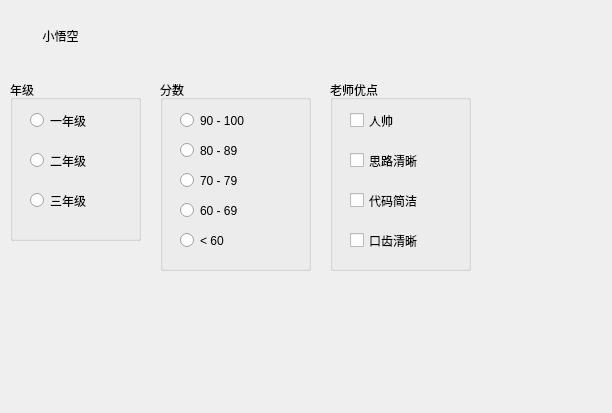
<?xml version="1.0" encoding="UTF-8"?>
<ui version="4.0">
 <class>Widget</class>
 <widget class="QWidget" name="Widget">
  <property name="geometry">
   <rect>
    <x>0</x>
    <y>0</y>
    <width>612</width>
    <height>413</height>
   </rect>
  </property>
  <property name="windowTitle">
   <string>Widget</string>
  </property>
  <widget class="QToolButton" name="toolButton">
   <property name="geometry">
    <rect>
     <x>10</x>
     <y>10</y>
     <width>101</width>
     <height>51</height>
    </rect>
   </property>
   <property name="text">
    <string>小悟空</string>
   </property>
   <property name="iconSize">
    <size>
     <width>32</width>
     <height>32</height>
    </size>
   </property>
   <property name="toolButtonStyle">
    <enum>Qt::ToolButtonTextBesideIcon</enum>
   </property>
   <property name="autoRaise">
    <bool>true</bool>
   </property>
  </widget>
  <widget class="QGroupBox" name="groupBox">
   <property name="geometry">
    <rect>
     <x>10</x>
     <y>80</y>
     <width>131</width>
     <height>161</height>
    </rect>
   </property>
   <property name="title">
    <string>年级</string>
   </property>
   <widget class="QRadioButton" name="rB_grade1">
    <property name="geometry">
     <rect>
      <x>20</x>
      <y>30</y>
      <width>101</width>
      <height>21</height>
     </rect>
    </property>
    <property name="text">
     <string>一年级</string>
    </property>
   </widget>
   <widget class="QRadioButton" name="rB_grade2">
    <property name="geometry">
     <rect>
      <x>20</x>
      <y>70</y>
      <width>101</width>
      <height>21</height>
     </rect>
    </property>
    <property name="text">
     <string>二年级</string>
    </property>
   </widget>
   <widget class="QRadioButton" name="rB_grade3">
    <property name="geometry">
     <rect>
      <x>20</x>
      <y>110</y>
      <width>101</width>
      <height>21</height>
     </rect>
    </property>
    <property name="text">
     <string>三年级</string>
    </property>
   </widget>
  </widget>
  <widget class="QGroupBox" name="groupBox_2">
   <property name="geometry">
    <rect>
     <x>160</x>
     <y>80</y>
     <width>151</width>
     <height>191</height>
    </rect>
   </property>
   <property name="title">
    <string>分数</string>
   </property>
   <widget class="QRadioButton" name="rB_score1">
    <property name="geometry">
     <rect>
      <x>20</x>
      <y>30</y>
      <width>111</width>
      <height>21</height>
     </rect>
    </property>
    <property name="text">
     <string>90 - 100</string>
    </property>
   </widget>
   <widget class="QRadioButton" name="rB_score2">
    <property name="geometry">
     <rect>
      <x>20</x>
      <y>60</y>
      <width>111</width>
      <height>21</height>
     </rect>
    </property>
    <property name="text">
     <string>80 - 89</string>
    </property>
   </widget>
   <widget class="QRadioButton" name="rB_score3">
    <property name="geometry">
     <rect>
      <x>20</x>
      <y>90</y>
      <width>111</width>
      <height>21</height>
     </rect>
    </property>
    <property name="text">
     <string>70 - 79</string>
    </property>
   </widget>
   <widget class="QRadioButton" name="rB_score4">
    <property name="geometry">
     <rect>
      <x>20</x>
      <y>120</y>
      <width>111</width>
      <height>21</height>
     </rect>
    </property>
    <property name="text">
     <string>60 - 69</string>
    </property>
   </widget>
   <widget class="QRadioButton" name="rB_score5">
    <property name="geometry">
     <rect>
      <x>20</x>
      <y>150</y>
      <width>111</width>
      <height>21</height>
     </rect>
    </property>
    <property name="text">
     <string>&lt; 60</string>
    </property>
   </widget>
  </widget>
  <widget class="QGroupBox" name="groupBox_3">
   <property name="geometry">
    <rect>
     <x>330</x>
     <y>80</y>
     <width>141</width>
     <height>191</height>
    </rect>
   </property>
   <property name="title">
    <string>老师优点</string>
   </property>
   <widget class="QCheckBox" name="checkBox">
    <property name="geometry">
     <rect>
      <x>20</x>
      <y>30</y>
      <width>101</width>
      <height>21</height>
     </rect>
    </property>
    <property name="text">
     <string>人帅</string>
    </property>
   </widget>
   <widget class="QCheckBox" name="checkBox_2">
    <property name="geometry">
     <rect>
      <x>20</x>
      <y>70</y>
      <width>101</width>
      <height>21</height>
     </rect>
    </property>
    <property name="text">
     <string>思路清晰</string>
    </property>
   </widget>
   <widget class="QCheckBox" name="checkBox_3">
    <property name="geometry">
     <rect>
      <x>20</x>
      <y>110</y>
      <width>101</width>
      <height>21</height>
     </rect>
    </property>
    <property name="text">
     <string>代码简洁</string>
    </property>
   </widget>
   <widget class="QCheckBox" name="checkBox_7">
    <property name="geometry">
     <rect>
      <x>20</x>
      <y>150</y>
      <width>101</width>
      <height>21</height>
     </rect>
    </property>
    <property name="text">
     <string>口齿清晰</string>
    </property>
   </widget>
  </widget>
 </widget>
 <layoutdefault spacing="6" margin="11"/>
 <resources/>
 <connections/>
</ui>
